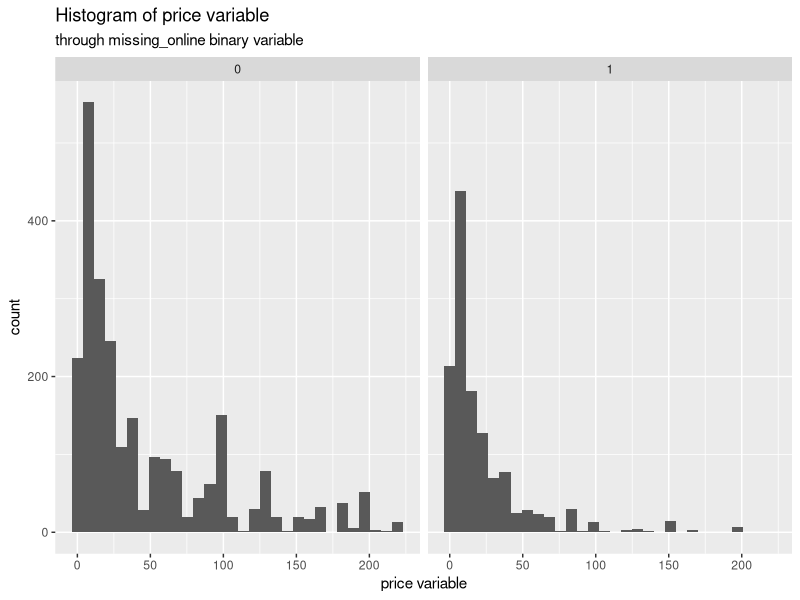
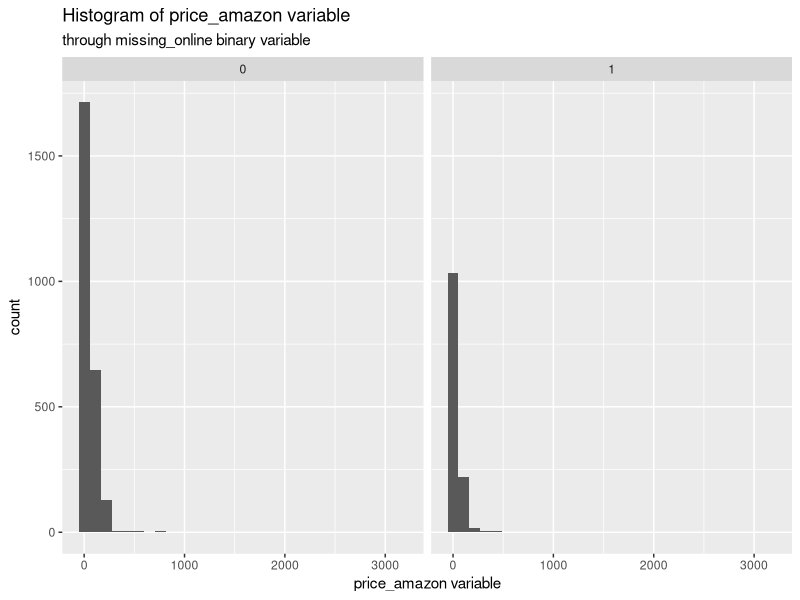
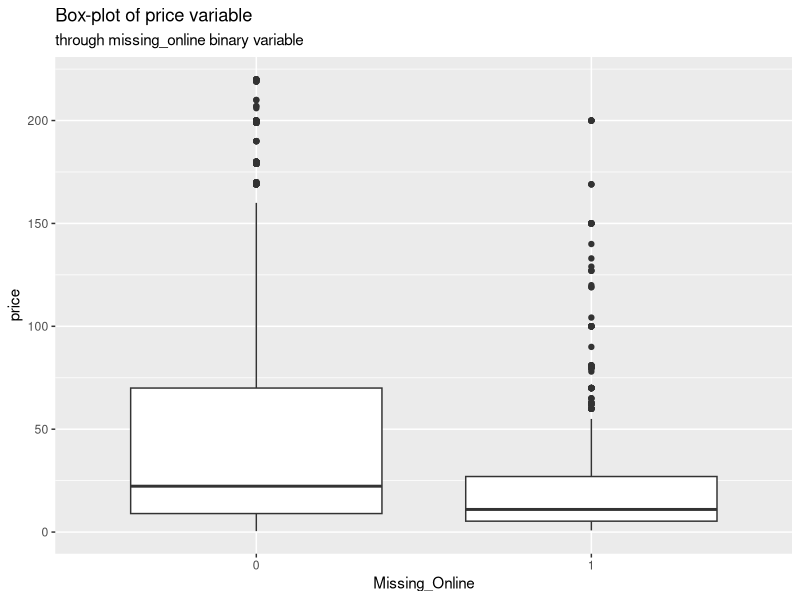
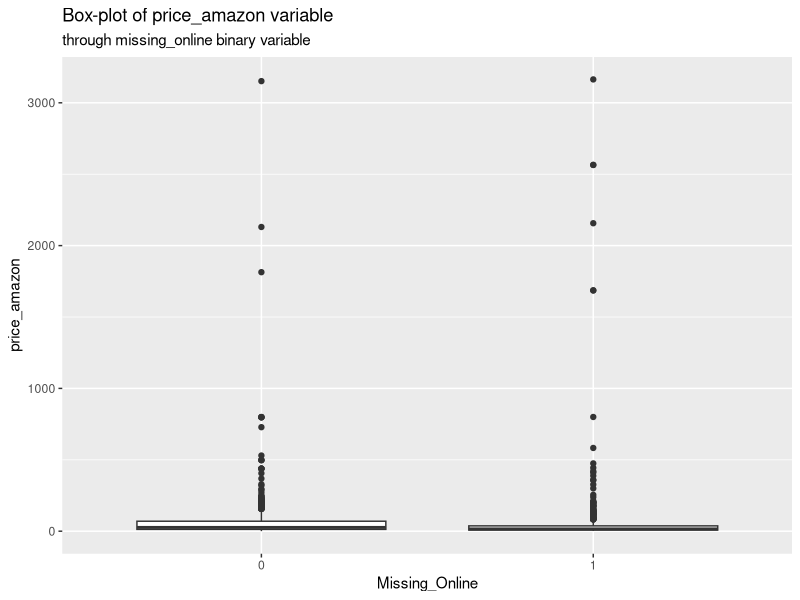
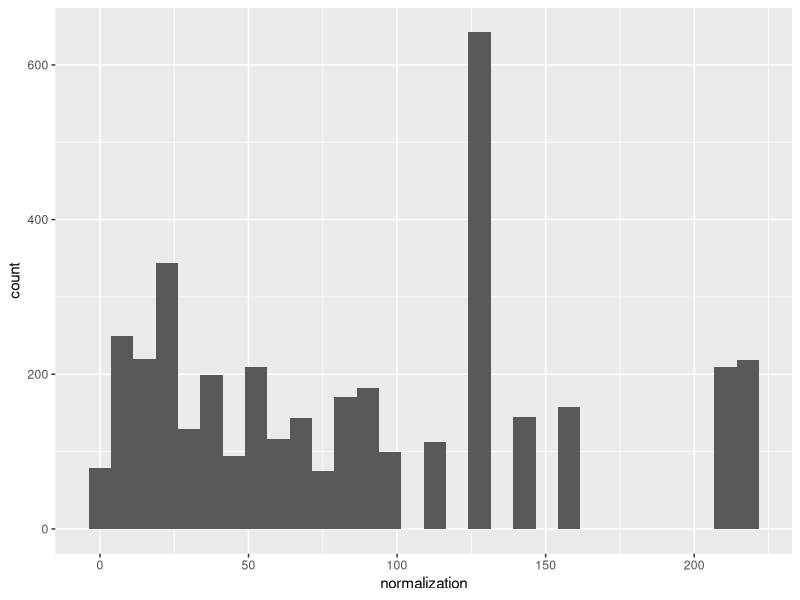
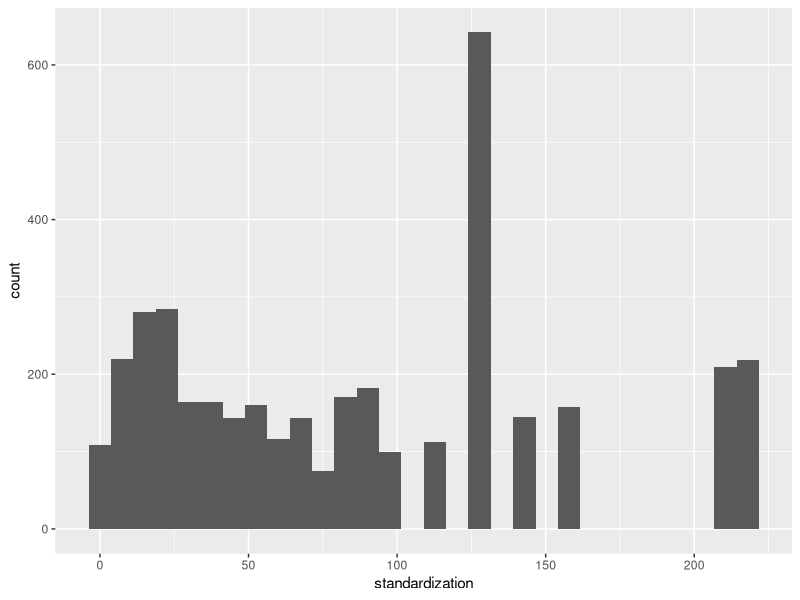
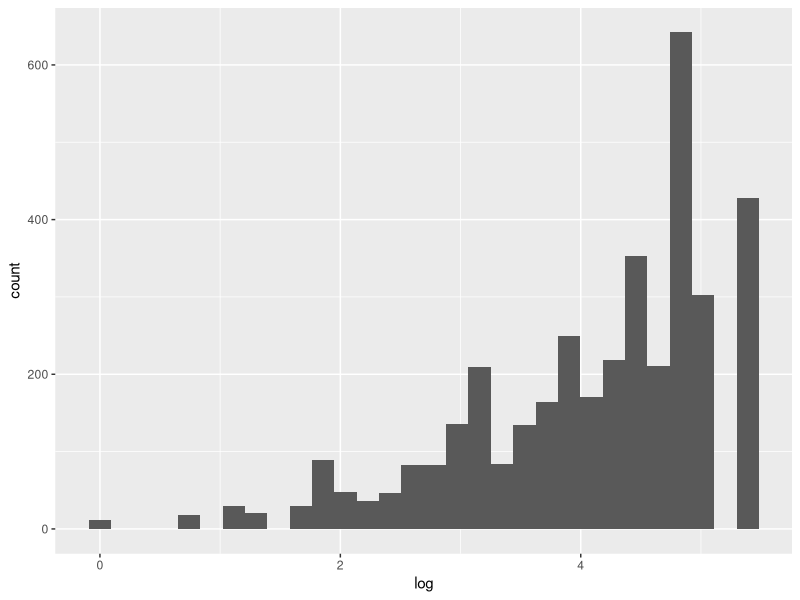

Generate these figures, in order, with R:
## Created by Group 31
# Peter, Paziczki
# Yetkin, Cagdas
# Niranjan, Nikitha

#Problem Set 3

rm(list=ls())
library(data.table)
# 1.	Use the amazon_compare.csv file and load it into R.
amazon <- read.csv("amazon_compare.csv")

# 2.	Do steps 2-3 exactly as you did in PS1. 
# The random number generator should be from the same distribution as in PS1. 
# What type of sampling is this?
sum(is.na(amazon$price))
sum(is.na(amazon$price_online))

amazon2 <- amazon[which(!is.na(amazon$price) & !is.na(amazon$price_online)),]

amazon3 <- amazon2[which(amazon2$price <= quantile(amazon2$price, prob = 0.99) & 
                           amazon2$price_online <= quantile(amazon2$price_online, prob = 0.99)),]

set.seed(31)
amazon3$id_rand <- rnorm(nrow(amazon3), mean = 0, sd = 1)
amazon4 <- amazon3[order(amazon3$id_rand, decreasing = FALSE),]
amazon4 <- amazon4[1:1000,]
#This is simple random samlping.

# 3.	Copy-paste your answer in Q4 in PS1.
mean(amazon3$price)
sd(amazon3$price)
sd(amazon3$price)^2
quantile(amazon3$price, probs = c(0, 0.25, 0.5, 0.75, 1))
quantile(amazon3$price, probs = seq(from = 0, to = 1, by = 0.1))

mean(amazon3$price_online)
sd(amazon3$price_online)
sd(amazon3$price_online)^2
quantile(amazon3$price_online, probs = c(0, 0.25, 0.5, 0.75, 1))
quantile(amazon3$price_online, probs = seq(from = 0, to = 1, by = 0.1))

# 4. Use a t-test: compare the means of price and online price
# H0 = means are the same
# Ha = means are different, they are not equal

#t.test(amazon3$price == amazon3$price_online, alternative = c('two.sided'))
t.test(amazon3$price, amazon3$price_online)
# p value = 0.4512 > 0.05. So we fail to reject the null hypothesis.

# Question 5

x <- mean(amazon3$price_online)
t.test(amazon3$price, mu=x) # gives p value > 0.05: the means are not different. Fail to reject the Null

y <- mean(amazon3$price)
t.test(amazon3$price_online, mu=y) # gives p value > 0.05: the means are not different. Fail to reject the Null

# Question 6.	Use once again the original dataset and drop observations 
# for that are above the 95 percentile of the price variable.

amazon5 <- amazon[which(amazon$price <= quantile(amazon$price, prob = 0.95)),]
mean(amazon5$price)
sd(amazon5$price)
sd(amazon5$price)^2

#7.	Generate a dummy variable taking value one if price_online is missing and zero otherwise. 
# Call this variable missing_online. 
# Make histograms and boxplots of price and price_amazon for each value of this indicator variable. 
# What can you say with respect to these conditional distribu-tions?

amazon5$missing_online <- ifelse(is.na(amazon5$price_online), 1, 0)
amazon5$missing_online <- factor(amazon5$missing_online)

library(ggplot2)
ggplot(amazon5, aes(price)) + geom_histogram() + facet_wrap(~missing_online) +
  labs(title = "Histogram of price variable", subtitle = "through missing_online binary variable", x = "price variable")
ggplot(amazon5, aes(price_amazon)) + geom_histogram() + facet_wrap(~missing_online) +
  labs(title = "Histogram of price_amazon variable", subtitle = "through missing_online binary variable", x = "price_amazon variable")
ggplot(amazon5, aes(missing_online, price)) + geom_boxplot() +
  labs(title = "Box-plot of price variable", subtitle = "through missing_online binary variable", x = "Missing_Online")
ggplot(amazon5, aes(missing_online, price_amazon)) + geom_boxplot() +
  labs(title = "Box-plot of price_amazon variable", subtitle = "through missing_online binary variable", x = "Missing_Online")



#8. Compare the means of the variables price and price_amazon variables across the two groups of the missing_online.

amazon5 <- data.table(amazon5) # creating a data.table object
amazon5[, lapply(.SD, mean), by = missing_online, .SDcols = c("price", "price_amazon")] # computing the means of
# price and price_amazon grouped by missing_online (dummy variable with 0s and 1s)

#9.	Compare the means of the variables price and  price_amazon and for each of the different retailers (or good categories).
# For which retailers (or good categories) you see no differences in the means of price and price_amazon?
# For which retailers (or good categories) do you see a difference in means the prices and price_amazon?

str(amazon5)
# Computing the mean of price and price_amazon grouped by category
amazon5[, lapply(.SD, mean), by = category, .SDcols = c("price", "price_amazon")]
# Computing the mean of price and price_amazon grouped by retailer
amazon5[, lapply(.SD, mean), by = retailer_s, .SDcols = c("price", "price_amazon")]
# Computing the mean of price and price_amazon grouped by both category and retailer
amazon5[, lapply(.SD, mean), by = list(category, retailer_s), .SDcols = c("price", "price_amazon")]

#10. Due to the knowledge from PS2_part2 and the above evidence, can you say anything wether the observations
# missing in the online price are missing at random?

# Please find our answer in the pdf.

# there are 1310 observations where online price is missing, loading those observations to amazon6
amazon6 <- amazon[is.na(amazon$price_online),]
amazon6 <- data.table(amazon6) # creating a data.table object
amazon6[, lapply(.SD, mean), by = category, .SDcols = c("price", "price_amazon")]
amazon6[, lapply(.SD, mean), by = retailer_s, .SDcols = c("price", "price_amazon")]
amazon6[, lapply(.SD, mean), by = list(category, retailer_s), .SDcols = c("price", "price_amazon")]

# dropping the observations above the 95 percentile and loading the rest amazon7
amazon7 <- amazon6[which(amazon6$price <= quantile(amazon6$price, prob = 0.95)),]
amazon7 <- data.table(amazon7) # creating a data.table object
amazon7[, lapply(.SD, mean), by = category, .SDcols = c("price", "price_amazon")]
amazon7[, lapply(.SD, mean), by = retailer_s, .SDcols = c("price", "price_amazon")]
amazon7[, lapply(.SD, mean), by = list(category, retailer_s), .SDcols = c("price", "price_amazon")]

#11. Do the same procedure as 10 in PS2_part2. What type of sampling is this?

set.seed(31)
amazon5$id_rand <- runif(nrow(amazon5), min = 0, max = 1)

#12.	Sort id_rand and select the first 100 observations in your dataset. Construct a 95 percent confidence interval (CI)
# for the mean of price. Interpret this confidence interval. What does a narrower confidence interval mean? Is the mean
# of price you got in 6 included in this interval? Should it be included?

# sorting by id_rand
amazon5 <- amazon5[order(amazon5$id_rand),]

# selecting the first hundred observation and computing mean and standard deviation
a <- 1
b <- 100
sample_size <- b-a+1
sd_dev <- amazon5[a:b, sd(price)]
mean <- amazon5[a:b, mean(price)]
CI_left <- mean-qnorm(0.975)*sd_dev/sqrt(sample_size)
CI_right <- mean+qnorm(0.975)*sd_dev/sqrt(sample_size)

Q12 <- c(sample_size, mean, sd_dev, CI_left, CI_right)

Q12.2 <- quantile(amazon5[a:b,]$price, probs = seq(0,1,0.25))
Q12.3 <- quantile(amazon5[a:b,]$price, probs = seq(0,1,0.1))

#13.	Repeat 11, sort id_rand and select and select the first 200 observations in your dataset make summary statistics for price.
#Construct a 95 percent (CI) for the mean of price. How does this confidence interval compare to the one in 12?
#Does this CI include the mean of price in 6? (Non mandatory!)

a <- 1
b <- 200
sample_size <- b-a+1
sd_dev <- amazon5[a:b, sd(price)]
mean <- amazon5[a:b, mean(price)]
CI_left <- mean-qnorm(0.975)*sd_dev/sqrt(sample_size)
CI_right <- mean+qnorm(0.975)*sd_dev/sqrt(sample_size)

Q13 <- c(sample_size, mean, sd_dev, CI_left, CI_right)

Q13.2 <- quantile(amazon5[a:b,]$price, probs = seq(0,1,0.25))
Q13.3 <- quantile(amazon5[a:b,]$price, probs = seq(0,1,0.1))

#14.	Repeat 11, sort id_rand and select and select the first and select the first 300 observations in your dataset make
#summary statistics for price. Construct a 95 percent (CI) for the mean of price. How does this confidence interval compare
# to the one in12 and 13? Does this CI include the mean of price in 6? (Non mandatory!)

a <- 1
b <- 300
sample_size <- b-a+1
sd_dev <- amazon5[a:b, sd(price)]
mean <- amazon5[a:b, mean(price)]
CI_left <- mean-qnorm(0.975)*sd_dev/sqrt(sample_size)
CI_right <- mean+qnorm(0.975)*sd_dev/sqrt(sample_size)

Q14 <- c(sample_size, mean, sd_dev, CI_left, CI_right)

Q14.2 <- quantile(amazon5[a:b,]$price, probs = seq(0,1,0.25))
Q14.3 <- quantile(amazon5[a:b,]$price, probs = seq(0,1,0.1))

#15.	Repeat 11, sort id_rand and select and select the first and select the first 1000 observations in your dataset make summary
# statistics for price. Construct a 95 percent (CI) for the mean of price. How does this confidence interval compare to the one
# in 12, 13 and 14? Does this CI include the mean of price in 6?

a <- 1
b <- 1000
sample_size <- b-a+1
sd_dev <- amazon5[a:b, sd(price)]
mean <- amazon5[a:b, mean(price)]
CI_left <- mean-qnorm(0.975)*sd_dev/sqrt(sample_size)
CI_right <- mean+qnorm(0.975)*sd_dev/sqrt(sample_size)

Q15 <- c(sample_size, mean, sd_dev, CI_left, CI_right)

CI_matrix <- matrix(c(Q12, Q13, Q14, Q15), nrow = 4, byrow = TRUE, dimnames = list(c("Q12", "Q13", "Q14", "Q15"), c("sample size", "sample mean", "sample st dev", "interval_left", "interval_right")))
CI_matrix

Q15.2 <- quantile(amazon5[a:b,]$price, probs = seq(0,1,0.25))
Q15.3 <- quantile(amazon5[a:b,]$price, probs = seq(0,1,0.1))

QUA_0.25_matrix <- matrix(c(Q12.2, Q13.2, Q14.2, Q15.2), nrow = 4, byrow = TRUE, dimnames = list(c("Q12", "Q13", "Q14", "Q15"), c("0%", "25%", "50%", "75%", "100%")))
QUA_0.25_matrix

QUA_0.1_matrix <- matrix(c(Q12.3, Q13.3, Q14.3, Q15.3), nrow = 4, byrow = TRUE, dimnames = list(c("Q12", "Q13", "Q14", "Q15"), c("0%", "10%", "20%", "30%", "40%", "50%", "60%", "70%", "80%", "90%", "100%")))
QUA_0.1_matrix

#16.	Add 1 as the last digit in your seed, example if your group number is 106 your seed should be set as 1061 and repeat 12-15.
# Have you answers changed? (Non mandatory for part-time students!)
set.seed(311)
amazon5$id_rand <- runif(nrow(amazon5), min = 0, max = 1)


# sorting by id_rand
amazon5 <- amazon5[order(amazon5$id_rand),]

# selecting the first hundred observation and computing mean and standard deviation
a <- 1
b <- 100
sample_size <- b-a+1
sd_dev <- amazon5[a:b, sd(price)]
mean <- amazon5[a:b, mean(price)]
CI_left <- mean-qnorm(0.975)*sd_dev/sqrt(sample_size)
CI_right <- mean+qnorm(0.975)*sd_dev/sqrt(sample_size)

Q12 <- c(sample_size, mean, sd_dev, CI_left, CI_right)

Q12.2 <- quantile(amazon5[a:b,]$price, probs = seq(0,1,0.25))
Q12.3 <- quantile(amazon5[a:b,]$price, probs = seq(0,1,0.1))

a <- 1
b <- 200
sample_size <- b-a+1
sd_dev <- amazon5[a:b, sd(price)]
mean <- amazon5[a:b, mean(price)]
CI_left <- mean-qnorm(0.975)*sd_dev/sqrt(sample_size)
CI_right <- mean+qnorm(0.975)*sd_dev/sqrt(sample_size)

Q13 <- c(sample_size, mean, sd_dev, CI_left, CI_right)

Q13.2 <- quantile(amazon5[a:b,]$price, probs = seq(0,1,0.25))
Q13.3 <- quantile(amazon5[a:b,]$price, probs = seq(0,1,0.1))

a <- 1
b <- 300
sample_size <- b-a+1
sd_dev <- amazon5[a:b, sd(price)]
mean <- amazon5[a:b, mean(price)]
CI_left <- mean-qnorm(0.975)*sd_dev/sqrt(sample_size)
CI_right <- mean+qnorm(0.975)*sd_dev/sqrt(sample_size)

Q14 <- c(sample_size, mean, sd_dev, CI_left, CI_right)

Q14.2 <- quantile(amazon5[a:b,]$price, probs = seq(0,1,0.25))
Q14.3 <- quantile(amazon5[a:b,]$price, probs = seq(0,1,0.1))

a <- 1
b <- 1000
sample_size <- b-a+1
sd_dev <- amazon5[a:b, sd(price)]
mean <- amazon5[a:b, mean(price)]
CI_left <- mean-qnorm(0.975)*sd_dev/sqrt(sample_size)
CI_right <- mean+qnorm(0.975)*sd_dev/sqrt(sample_size)

Q15 <- c(sample_size, mean, sd_dev, CI_left, CI_right)

CI_matrix <- matrix(c(Q12, Q13, Q14, Q15), nrow = 4, byrow = TRUE, dimnames = list(c("Q12", "Q13", "Q14", "Q15"), c("sample size", "sample mean", "sample st dev", "interval_left", "interval_right")))
CI_matrix

Q15.2 <- quantile(amazon5[a:b,]$price, probs = seq(0,1,0.25))
Q15.3 <- quantile(amazon5[a:b,]$price, probs = seq(0,1,0.1))

QUA_0.25_matrix <- matrix(c(Q12.2, Q13.2, Q14.2, Q15.2), nrow = 4, byrow = TRUE, dimnames = list(c("Q12", "Q13", "Q14", "Q15"), c("0%", "25%", "50%", "75%", "100%")))
QUA_0.25_matrix

QUA_0.1_matrix <- matrix(c(Q12.3, Q13.3, Q14.3, Q15.3), nrow = 4, byrow = TRUE, dimnames = list(c("Q12", "Q13", "Q14", "Q15"), c("0%", "10%", "20%", "30%", "40%", "50%", "60%", "70%", "80%", "90%", "100%")))
QUA_0.1_matrix



#17.	In your opinion how would your answers in points 12-15 change, if instead of using 95 percent (CI) you use a 90 or 99 percent (CI)?
set.seed(31)
amazon5$id_rand <- runif(nrow(amazon5), min = 0, max = 1)


# sorting by id_rand
amazon5 <- amazon5[order(amazon5$id_rand),]

# selecting the first hundred observation and computing mean and standard deviation
a <- 1
b <- 100
sample_size <- b-a+1
sd_dev <- amazon5[a:b, sd(price)]
mean <- amazon5[a:b, mean(price)]
CI_left <- mean-qnorm(0.95)*sd_dev/sqrt(sample_size)
CI_right <- mean+qnorm(0.95)*sd_dev/sqrt(sample_size)

Q12 <- c(sample_size, mean, sd_dev, CI_left, CI_right)

Q12.2 <- quantile(amazon5[a:b,]$price, probs = seq(0,1,0.25))
Q12.3 <- quantile(amazon5[a:b,]$price, probs = seq(0,1,0.1))

a <- 1
b <- 200
sample_size <- b-a+1
sd_dev <- amazon5[a:b, sd(price)]
mean <- amazon5[a:b, mean(price)]
CI_left <- mean-qnorm(0.95)*sd_dev/sqrt(sample_size)
CI_right <- mean+qnorm(0.95)*sd_dev/sqrt(sample_size)

Q13 <- c(sample_size, mean, sd_dev, CI_left, CI_right)

Q13.2 <- quantile(amazon5[a:b,]$price, probs = seq(0,1,0.25))
Q13.3 <- quantile(amazon5[a:b,]$price, probs = seq(0,1,0.1))

a <- 1
b <- 300
sample_size <- b-a+1
sd_dev <- amazon5[a:b, sd(price)]
mean <- amazon5[a:b, mean(price)]
CI_left <- mean-qnorm(0.95)*sd_dev/sqrt(sample_size)
CI_right <- mean+qnorm(0.95)*sd_dev/sqrt(sample_size)

Q14 <- c(sample_size, mean, sd_dev, CI_left, CI_right)

Q14.2 <- quantile(amazon5[a:b,]$price, probs = seq(0,1,0.25))
Q14.3 <- quantile(amazon5[a:b,]$price, probs = seq(0,1,0.1))

a <- 1
b <- 1000
sample_size <- b-a+1
sd_dev <- amazon5[a:b, sd(price)]
mean <- amazon5[a:b, mean(price)]
CI_left <- mean-qnorm(0.95)*sd_dev/sqrt(sample_size)
CI_right <- mean+qnorm(0.95)*sd_dev/sqrt(sample_size)

Q15 <- c(sample_size, mean, sd_dev, CI_left, CI_right)

CI_matrix <- matrix(c(Q12, Q13, Q14, Q15), nrow = 4, byrow = TRUE, dimnames = list(c("Q12", "Q13", "Q14", "Q15"), c("sample size", "sample mean", "sample st dev", "interval_left", "interval_right")))
CI_matrix

Q15.2 <- quantile(amazon5[a:b,]$price, probs = seq(0,1,0.25))
Q15.3 <- quantile(amazon5[a:b,]$price, probs = seq(0,1,0.1))

QUA_0.25_matrix <- matrix(c(Q12.2, Q13.2, Q14.2, Q15.2), nrow = 4, byrow = TRUE, dimnames = list(c("Q12", "Q13", "Q14", "Q15"), c("0%", "25%", "50%", "75%", "100%")))
QUA_0.25_matrix

QUA_0.1_matrix <- matrix(c(Q12.3, Q13.3, Q14.3, Q15.3), nrow = 4, byrow = TRUE, dimnames = list(c("Q12", "Q13", "Q14", "Q15"), c("0%", "10%", "20%", "30%", "40%", "50%", "60%", "70%", "80%", "90%", "100%")))
QUA_0.1_matrix

#99% CI:
set.seed(31)
amazon5$id_rand <- runif(nrow(amazon5), min = 0, max = 1)


# sorting by id_rand
amazon5 <- amazon5[order(amazon5$id_rand),]

# selecting the first hundred observation and computing mean and standard deviation
a <- 1
b <- 100
sample_size <- b-a+1
sd_dev <- amazon5[a:b, sd(price)]
mean <- amazon5[a:b, mean(price)]
CI_left <- mean-qnorm(0.995)*sd_dev/sqrt(sample_size)
CI_right <- mean+qnorm(0.995)*sd_dev/sqrt(sample_size)

Q12 <- c(sample_size, mean, sd_dev, CI_left, CI_right)

Q12.2 <- quantile(amazon5[a:b,]$price, probs = seq(0,1,0.25))
Q12.3 <- quantile(amazon5[a:b,]$price, probs = seq(0,1,0.1))

a <- 1
b <- 200
sample_size <- b-a+1
sd_dev <- amazon5[a:b, sd(price)]
mean <- amazon5[a:b, mean(price)]
CI_left <- mean-qnorm(0.995)*sd_dev/sqrt(sample_size)
CI_right <- mean+qnorm(0.995)*sd_dev/sqrt(sample_size)

Q13 <- c(sample_size, mean, sd_dev, CI_left, CI_right)

Q13.2 <- quantile(amazon5[a:b,]$price, probs = seq(0,1,0.25))
Q13.3 <- quantile(amazon5[a:b,]$price, probs = seq(0,1,0.1))

a <- 1
b <- 300
sample_size <- b-a+1
sd_dev <- amazon5[a:b, sd(price)]
mean <- amazon5[a:b, mean(price)]
CI_left <- mean-qnorm(0.995)*sd_dev/sqrt(sample_size)
CI_right <- mean+qnorm(0.995)*sd_dev/sqrt(sample_size)

Q14 <- c(sample_size, mean, sd_dev, CI_left, CI_right)

Q14.2 <- quantile(amazon5[a:b,]$price, probs = seq(0,1,0.25))
Q14.3 <- quantile(amazon5[a:b,]$price, probs = seq(0,1,0.1))

a <- 1
b <- 1000
sample_size <- b-a+1
sd_dev <- amazon5[a:b, sd(price)]
mean <- amazon5[a:b, mean(price)]
CI_left <- mean-qnorm(0.995)*sd_dev/sqrt(sample_size)
CI_right <- mean+qnorm(0.995)*sd_dev/sqrt(sample_size)

Q15 <- c(sample_size, mean, sd_dev, CI_left, CI_right)

CI_matrix <- matrix(c(Q12, Q13, Q14, Q15), nrow = 4, byrow = TRUE, dimnames = list(c("Q12", "Q13", "Q14", "Q15"), c("sample size", "sample mean", "sample st dev", "interval_left", "interval_right")))
CI_matrix

Q15.2 <- quantile(amazon5[a:b,]$price, probs = seq(0,1,0.25))
Q15.3 <- quantile(amazon5[a:b,]$price, probs = seq(0,1,0.1))

QUA_0.25_matrix <- matrix(c(Q12.2, Q13.2, Q14.2, Q15.2), nrow = 4, byrow = TRUE, dimnames = list(c("Q12", "Q13", "Q14", "Q15"), c("0%", "25%", "50%", "75%", "100%")))
QUA_0.25_matrix

QUA_0.1_matrix <- matrix(c(Q12.3, Q13.3, Q14.3, Q15.3), nrow = 4, byrow = TRUE, dimnames = list(c("Q12", "Q13", "Q14", "Q15"), c("0%", "10%", "20%", "30%", "40%", "50%", "60%", "70%", "80%", "90%", "100%")))
QUA_0.1_matrix


#18.	Many times in Data Analysis we need to generate new variables from the existing dataset as well as transform the existing ones.
# Create a new variable which takes on the number of times each date (“date” variable) is found in the dataset. Call this variable
# times_date. What type of variable is this? Do the following transformations:
# normalization (times_date-min(times_date)/max(times_date)-min(times_date)), standardization (times_date-mean(times_date)/sd(times_date))
# and logarithmic (log(times_date)). What can you say about these transformations?
amazon5[,times_date:=.N,by=date]
amazon5_norm<-amazon5[,.(normalization=times_date-min(times_date)/max(times_date)-min(times_date))]
ggplot(amazon5_norm,aes(normalization))+geom_histogram()

amazon5_standard<-amazon5[,.(standardization=times_date-mean(times_date)/sd(times_date))]
ggplot(amazon5_standard,aes(standardization))+geom_histogram()

amazon5_log<-amazon5[,.(log=log(times_date))]
ggplot(amazon5_log,aes(log))+geom_histogram()

